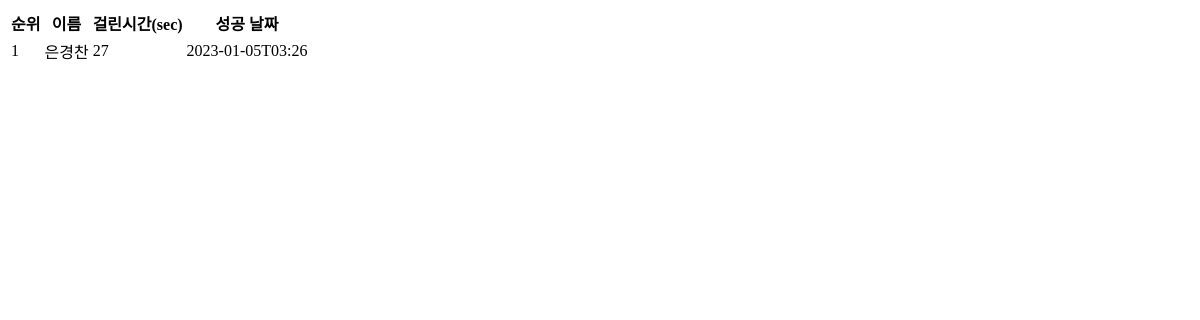
The app's page /puzzleRank/, older data.
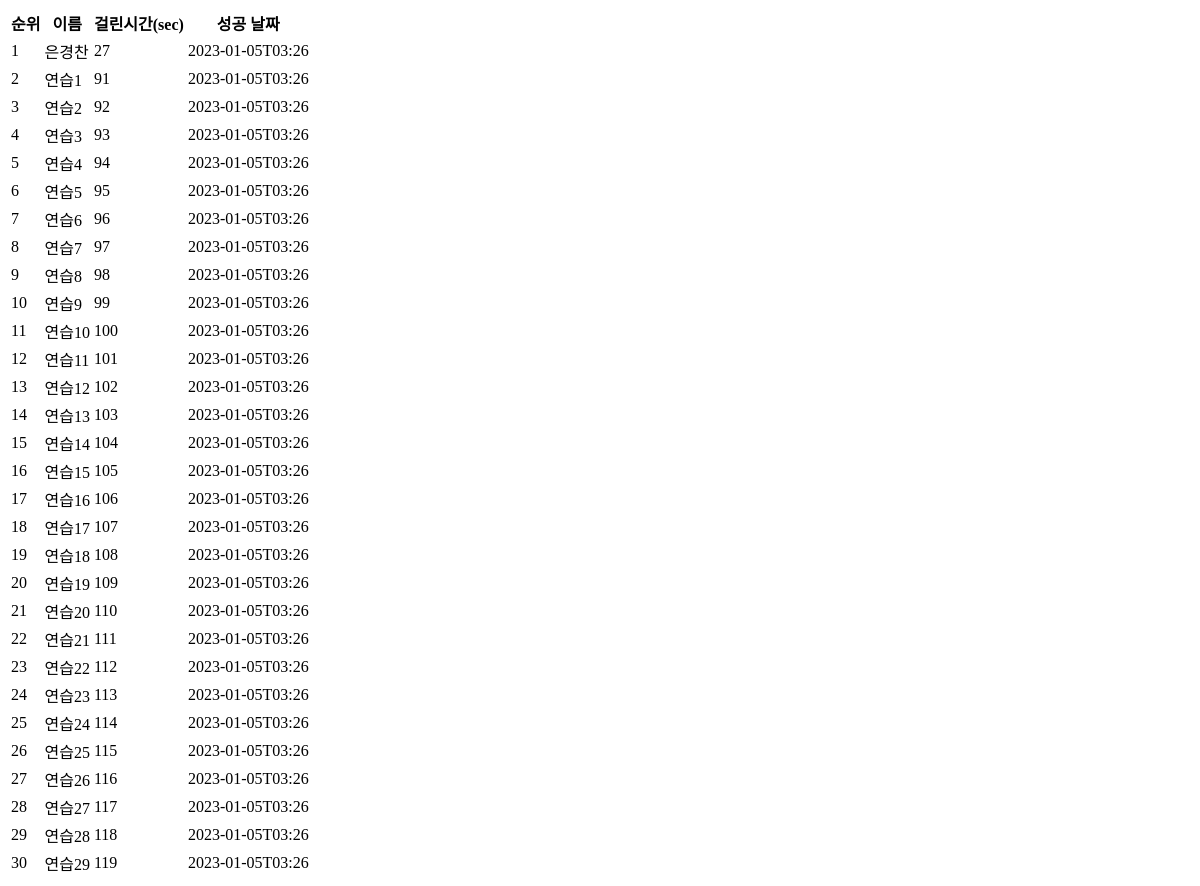
The same page, newer data.
### puzzleApp/models.py (models this page shows)
class Puzzle(models.Model):
    name = models.CharField(max_length=255, unique=True)
    score = models.IntegerField()
    date = models.CharField(max_length=255)
    class Meta:
        db_table = 'Puzzle'

### mainApp/views.py (the view)
# urls.py: path("puzzleRank/", mainViews.puzzleRank, name="puzzleRank"),
def puzzleRank(request):
    puzzle = Puzzle.objects.all().order_by('score','date')
    page_info = {
        "startPage" : 1,
        "endPage" : 10,
        "underPageCount" : 10,
        "currentPage" : 1,
        "totalPage" : 0,
        "countPerPage" : 30,
    }
    page_info["currentPage"] = request.GET.get('page')
    if not page_info["currentPage"]:
        page_info["currentPage"] = 1
    else:
        page_info["currentPage"] = int(page_info["currentPage"])
        if page_info["currentPage"] <= 0:
            page_info["currentPage"] = 1
    page_info["totalPage"] = (puzzle.count() // page_info["countPerPage"]) + 1
    if (puzzle.count() % page_info["countPerPage"]) == 0:
        page_info["totalPage"] -= 1
    page_info["startPage"] = (page_info["currentPage"] // page_info["underPageCount"]) * page_info["underPageCount"] + 1
    page_info["endPage"] = page_info["startPage"] + page_info["underPageCount"] - 1
    if page_info["endPage"] > page_info["totalPage"]:
        page_info["endPage"] = page_info["totalPage"]
    pageRange = range(page_info["startPage"], page_info["endPage"]+1)
    paginator = Paginator(puzzle, page_info["countPerPage"])
    rankinfo_s = paginator.get_page(page_info["currentPage"])
    return render(request, 'mainApp/puzzle_rank.html', {"rankdata":rankinfo_s, "page_info":page_info, "pageRange":pageRange})

### mainApp/templates/mainApp/puzzle_rank.html
<table>
    <thead>
        <tr>
            <th>순위</th>
            <th>이름</th>
            <th>걸린시간(sec)</th>
            <th>성공 날짜</th>
        </tr>
    </thead>
    <tbody>
    {% for pu in rankdata %}
        <tr>
            <h3>
                <td>{{forloop.counter0|add:1}}</td>
                <td>{{pu.name}}</td>
                <td>{{pu.score}}</td>
                <td>{{pu.date}}</td>
            </h3>
        </tr>
        {% endfor %}
    </tbody>
</table>

Row changes from the older to the newer data that the page shows:
added Puzzle: name "연습1", score "91", date "2023-01-05T03:26"
added Puzzle: name "연습2", score "92", date "2023-01-05T03:26"
added Puzzle: name "연습3", score "93", date "2023-01-05T03:26"
added Puzzle: name "연습4", score "94", date "2023-01-05T03:26"
added Puzzle: name "연습5", score "95", date "2023-01-05T03:26"
added Puzzle: name "연습6", score "96", date "2023-01-05T03:26"
added Puzzle: name "연습7", score "97", date "2023-01-05T03:26"
added Puzzle: name "연습8", score "98", date "2023-01-05T03:26"
added Puzzle: name "연습9", score "99", date "2023-01-05T03:26"
added Puzzle: name "연습10", score "100", date "2023-01-05T03:26"
added Puzzle: name "연습11", score "101", date "2023-01-05T03:26"
added Puzzle: name "연습12", score "102", date "2023-01-05T03:26"
added Puzzle: name "연습13", score "103", date "2023-01-05T03:26"
added Puzzle: name "연습14", score "104", date "2023-01-05T03:26"
added Puzzle: name "연습15", score "105", date "2023-01-05T03:26"
added Puzzle: name "연습16", score "106", date "2023-01-05T03:26"
added Puzzle: name "연습17", score "107", date "2023-01-05T03:26"
added Puzzle: name "연습18", score "108", date "2023-01-05T03:26"
added Puzzle: name "연습19", score "109", date "2023-01-05T03:26"
added Puzzle: name "연습20", score "110", date "2023-01-05T03:26"
added Puzzle: name "연습21", score "111", date "2023-01-05T03:26"
added Puzzle: name "연습22", score "112", date "2023-01-05T03:26"
added Puzzle: name "연습23", score "113", date "2023-01-05T03:26"
added Puzzle: name "연습24", score "114", date "2023-01-05T03:26"
added Puzzle: name "연습25", score "115", date "2023-01-05T03:26"
added Puzzle: name "연습26", score "116", date "2023-01-05T03:26"
added Puzzle: name "연습27", score "117", date "2023-01-05T03:26"
added Puzzle: name "연습28", score "118", date "2023-01-05T03:26"
added Puzzle: name "연습29", score "119", date "2023-01-05T03:26"
